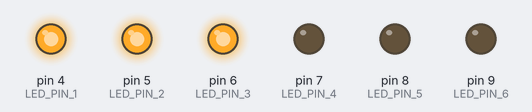
A sketch run on a simulated Arduino Uno, built with avr-gcc and run on an emulated ATmega328P. Shown: output pins drawn as LEDs (lit = HIGH).

Above: at 0.5 s.
At 3.5 s:
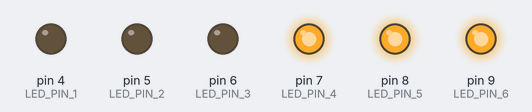
Timing chart, 0 to 4.6 s (numbered marks = the images above):
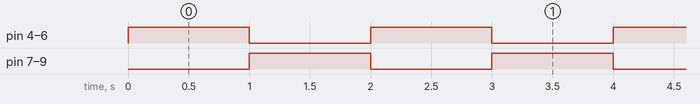

The sketch:

LED_Pattern_01.ino
```cpp
// Write Program for LED Pattern for 6 LEDs 01
#define LED_PIN_1 4
#define LED_PIN_2 5
#define LED_PIN_3 6
#define LED_PIN_4 7
#define LED_PIN_5 8
#define LED_PIN_6 9

void setup() {
  pinMode(LED_PIN_1, OUTPUT);
  pinMode(LED_PIN_2, OUTPUT);
  pinMode(LED_PIN_3, OUTPUT);
  pinMode(LED_PIN_4, OUTPUT);
  pinMode(LED_PIN_5, OUTPUT);
  pinMode(LED_PIN_6, OUTPUT);
}
void loop() {
  digitalWrite(LED_PIN_1, HIGH);
  digitalWrite(LED_PIN_2, HIGH);
  digitalWrite(LED_PIN_3, HIGH);
  digitalWrite(LED_PIN_4, LOW);
  digitalWrite(LED_PIN_5, LOW);
  digitalWrite(LED_PIN_6, LOW);
  delay(1000);
  digitalWrite(LED_PIN_1, LOW);
  digitalWrite(LED_PIN_2, LOW);
  digitalWrite(LED_PIN_3, LOW);
  digitalWrite(LED_PIN_4, HIGH);
  digitalWrite(LED_PIN_5, HIGH);
  digitalWrite(LED_PIN_6, HIGH);
  delay(1000);
}
```

Measured:
- by itself, pin 4 (LED_PIN_1), pin 5 (LED_PIN_2), pin 6 (LED_PIN_3), pin 7 (LED_PIN_4), pin 8 (LED_PIN_5), pin 9 (LED_PIN_6): alternates HIGH for 1.0 s and LOW for 1.0 s
